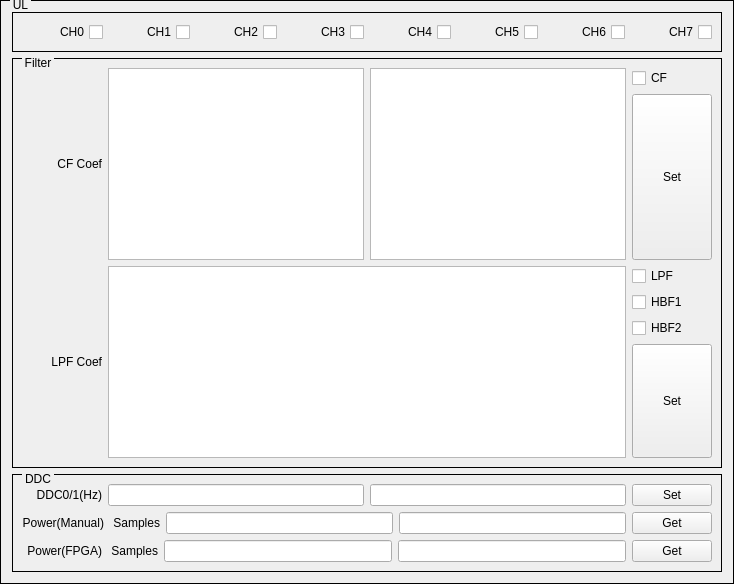
    <widget class="QGroupBox" name="groupBoxUL">
     <property name="styleSheet">
      <string notr="true">QGroupBox{ border:1px solid black; margin-top:0.5ex; }
QGroupBox::title { subcontrol-origin:margin; subcontrol-position:top left; top:-2px; left:10px; margin-left: 0px; padding:0 1px; }</string>
     </property>
     <property name="title">
      <string>UL</string>
     </property>
     <layout class="QVBoxLayout" name="verticalLayout_6">
      <item>
       <widget class="QGroupBox" name="groupBoxUL_CH">
        <property name="styleSheet">
         <string notr="true">QGroupBox{ border:1px solid black; margin-top:0.5ex; }
QGroupBox::title { subcontrol-origin:margin; subcontrol-position:top left; top:-2px; left:10px; margin-left: 0px; padding:0 1px; }</string>
        </property>
        <property name="title">
         <string/>
        </property>
        <layout class="QHBoxLayout" name="horizontalLayout_16">
         <item>
          <widget class="QCheckBox" name="checkBoxUL_CH0">
           <property name="layoutDirection">
            <enum>Qt::RightToLeft</enum>
           </property>
           <property name="text">
            <string>CH0</string>
           </property>
          </widget>
         </item>
         <item>
          <widget class="QCheckBox" name="checkBoxUL_CH1">
           <property name="layoutDirection">
            <enum>Qt::RightToLeft</enum>
           </property>
           <property name="text">
            <string>CH1</string>
           </property>
          </widget>
         </item>
         <item>
          <widget class="QCheckBox" name="checkBoxUL_CH2">
           <property name="layoutDirection">
            <enum>Qt::RightToLeft</enum>
           </property>
           <property name="text">
            <string>CH2</string>
           </property>
          </widget>
         </item>
         <item>
          <widget class="QCheckBox" name="checkBoxUL_CH3">
           <property name="layoutDirection">
            <enum>Qt::RightToLeft</enum>
           </property>
           <property name="text">
            <string>CH3</string>
           </property>
          </widget>
         </item>
         <item>
          <widget class="QCheckBox" name="checkBoxUL_CH4">
           <property name="layoutDirection">
            <enum>Qt::RightToLeft</enum>
           </property>
           <property name="text">
            <string>CH4</string>
           </property>
          </widget>
         </item>
         <item>
          <widget class="QCheckBox" name="checkBoxUL_CH5">
           <property name="layoutDirection">
            <enum>Qt::RightToLeft</enum>
           </property>
           <property name="text">
            <string>CH5</string>
           </property>
          </widget>
         </item>
         <item>
          <widget class="QCheckBox" name="checkBoxUL_CH6">
           <property name="layoutDirection">
            <enum>Qt::RightToLeft</enum>
           </property>
           <property name="text">
            <string>CH6</string>
           </property>
          </widget>
         </item>
         <item>
          <widget class="QCheckBox" name="checkBoxUL_CH7">
           <property name="layoutDirection">
            <enum>Qt::RightToLeft</enum>
           </property>
           <property name="text">
            <string>CH7</string>
           </property>
          </widget>
         </item>
        </layout>
       </widget>
      </item>
      <item>
       <widget class="QGroupBox" name="groupBoxUL_Filter">
        <property name="styleSheet">
         <string notr="true">QGroupBox{ border:1px solid black; margin-top:0.5ex; }
QGroupBox::title { subcontrol-origin:margin; subcontrol-position:top left; top:-2px; left:10px; margin-left: 0px; padding:0 1px; }</string>
        </property>
        <property name="title">
         <string>Filter</string>
        </property>
        <layout class="QVBoxLayout" name="verticalLayout_12">
         <item>
          <layout class="QHBoxLayout" name="horizontalLayout_17">
           <item>
            <layout class="QHBoxLayout" name="horizontalLayout_18">
             <item>
              <widget class="QLabel" name="labelUL_CF_Coef">
               <property name="sizePolicy">
                <sizepolicy hsizetype="Fixed" vsizetype="Fixed">
                 <horstretch>0</horstretch>
                 <verstretch>0</verstretch>
                </sizepolicy>
               </property>
               <property name="minimumSize">
                <size>
                 <width>80</width>
                 <height>0</height>
                </size>
               </property>
               <property name="text">
                <string>CF Coef</string>
               </property>
               <property name="alignment">
                <set>Qt::AlignRight|Qt::AlignTrailing|Qt::AlignVCenter</set>
               </property>
              </widget>
             </item>
             <item>
              <widget class="QTextEdit" name="textEditUL_CF_CoefReal"/>
             </item>
             <item>
              <widget class="QTextEdit" name="textEditUL_CF_CoefImag"/>
             </item>
            </layout>
           </item>
           <item>
            <layout class="QVBoxLayout" name="verticalLayout_8">
             <item>
              <widget class="QCheckBox" name="checkBoxUL_CF">
               <property name="text">
                <string>CF</string>
               </property>
              </widget>
             </item>
             <item>
              <widget class="QPushButton" name="pushButtonSetUL_CF">
               <property name="sizePolicy">
                <sizepolicy hsizetype="Fixed" vsizetype="Preferred">
                 <horstretch>0</horstretch>
                 <verstretch>0</verstretch>
                </sizepolicy>
               </property>
               <property name="text">
                <string>Set</string>
               </property>
              </widget>
             </item>
            </layout>
           </item>
          </layout>
         </item>
         <item>
          <layout class="QHBoxLayout" name="horizontalLayout_14">
           <item>
            <widget class="QLabel" name="labelUL_LPF_Coef">
             <property name="sizePolicy">
              <sizepolicy hsizetype="Fixed" vsizetype="Fixed">
               <horstretch>0</horstretch>
               <verstretch>0</verstretch>
              </sizepolicy>
             </property>
             <property name="minimumSize">
              <size>
               <width>80</width>
               <height>0</height>
              </size>
             </property>
             <property name="text">
              <string>LPF Coef</string>
             </property>
             <property name="alignment">
              <set>Qt::AlignRight|Qt::AlignTrailing|Qt::AlignVCenter</set>
             </property>
            </widget>
           </item>
           <item>
            <widget class="QTextEdit" name="textEditUL_LPF_Coef"/>
           </item>
           <item>
            <layout class="QVBoxLayout" name="verticalLayout_7">
             <item>
              <widget class="QCheckBox" name="checkBoxUL_LPF">
               <property name="text">
                <string>LPF</string>
               </property>
              </widget>
             </item>
             <item>
              <widget class="QCheckBox" name="checkBoxUL_HBF1">
               <property name="layoutDirection">
                <enum>Qt::LeftToRight</enum>
               </property>
               <property name="text">
                <string>HBF1</string>
               </property>
              </widget>
             </item>
             <item>
              <widget class="QCheckBox" name="checkBoxUL_HBF2">
               <property name="layoutDirection">
                <enum>Qt::LeftToRight</enum>
               </property>
               <property name="text">
                <string>HBF2</string>
               </property>
              </widget>
             </item>
             <item>
              <widget class="QPushButton" name="pushButtonSetUL_LPF">
               <property name="sizePolicy">
                <sizepolicy hsizetype="Fixed" vsizetype="Preferred">
                 <horstretch>0</horstretch>
                 <verstretch>0</verstretch>
                </sizepolicy>
               </property>
               <property name="text">
                <string>Set</string>
               </property>
              </widget>
             </item>
            </layout>
           </item>
          </layout>
         </item>
        </layout>
       </widget>
      </item>
      <item>
       <widget class="QGroupBox" name="groupBoxUL_DDC">
        <property name="styleSheet">
         <string notr="true">QGroupBox{ border:1px solid black; margin-top:0.5ex; }
QGroupBox::title { subcontrol-origin:margin; subcontrol-position:top left; top:-2px; left:10px; margin-left: 0px; padding:0 1px; }</string>
        </property>
        <property name="title">
         <string>DDC</string>
        </property>
        <layout class="QVBoxLayout" name="verticalLayout_2">
         <item>
          <layout class="QHBoxLayout" name="horizontalLayout_11">
           <item>
            <widget class="QLabel" name="labelUL_DDC0">
             <property name="sizePolicy">
              <sizepolicy hsizetype="Fixed" vsizetype="Fixed">
               <horstretch>0</horstretch>
               <verstretch>0</verstretch>
              </sizepolicy>
             </property>
             <property name="minimumSize">
              <size>
               <width>80</width>
               <height>0</height>
              </size>
             </property>
             <property name="text">
              <string>DDC0/1(Hz)</string>
             </property>
             <property name="alignment">
              <set>Qt::AlignRight|Qt::AlignTrailing|Qt::AlignVCenter</set>
             </property>
            </widget>
           </item>
           <item>
            <widget class="QLineEdit" name="lineEditUL_DDC0"/>
           </item>
           <item>
            <widget class="QLineEdit" name="lineEditUL_DDC1"/>
           </item>
           <item>
            <widget class="QPushButton" name="pushButtonSetUL_DDC">
             <property name="sizePolicy">
              <sizepolicy hsizetype="Fixed" vsizetype="Preferred">
               <horstretch>0</horstretch>
               <verstretch>0</verstretch>
              </sizepolicy>
             </property>
             <property name="text">
              <string>Set</string>
             </property>
            </widget>
           </item>
          </layout>
         </item>
         <item>
          <layout class="QHBoxLayout" name="horizontalLayout_19">
           <item>
            <widget class="QLabel" name="labelUL_PwrManual">
             <property name="sizePolicy">
              <sizepolicy hsizetype="Fixed" vsizetype="Fixed">
               <horstretch>0</horstretch>
               <verstretch>0</verstretch>
              </sizepolicy>
             </property>
             <property name="minimumSize">
              <size>
               <width>80</width>
               <height>0</height>
              </size>
             </property>
             <property name="text">
              <string>Power(Manual)</string>
             </property>
             <property name="alignment">
              <set>Qt::AlignRight|Qt::AlignTrailing|Qt::AlignVCenter</set>
             </property>
            </widget>
           </item>
           <item>
            <widget class="QLabel" name="labelUL_PwrManualSamples">
             <property name="sizePolicy">
              <sizepolicy hsizetype="Fixed" vsizetype="Fixed">
               <horstretch>0</horstretch>
               <verstretch>0</verstretch>
              </sizepolicy>
             </property>
             <property name="minimumSize">
              <size>
               <width>50</width>
               <height>0</height>
              </size>
             </property>
             <property name="text">
              <string>Samples</string>
             </property>
             <property name="alignment">
              <set>Qt::AlignRight|Qt::AlignTrailing|Qt::AlignVCenter</set>
             </property>
            </widget>
           </item>
           <item>
            <widget class="QLineEdit" name="lineEditUL_PwrManualSamples"/>
           </item>
           <item>
            <widget class="QLineEdit" name="lineEditUL_PwrManual"/>
           </item>
           <item>
            <widget class="QPushButton" name="pushButtonGetUL_PwrManual">
             <property name="sizePolicy">
              <sizepolicy hsizetype="Fixed" vsizetype="Preferred">
               <horstretch>0</horstretch>
               <verstretch>0</verstretch>
              </sizepolicy>
             </property>
             <property name="text">
              <string>Get</string>
             </property>
            </widget>
           </item>
          </layout>
         </item>
         <item>
          <layout class="QHBoxLayout" name="horizontalLayout_20">
           <item>
            <widget class="QLabel" name="labelUL_PwrFPGA">
             <property name="sizePolicy">
              <sizepolicy hsizetype="Fixed" vsizetype="Fixed">
               <horstretch>0</horstretch>
               <verstretch>0</verstretch>
              </sizepolicy>
             </property>
             <property name="minimumSize">
              <size>
               <width>80</width>
               <height>0</height>
              </size>
             </property>
             <property name="text">
              <string>Power(FPGA)</string>
             </property>
             <property name="alignment">
              <set>Qt::AlignRight|Qt::AlignTrailing|Qt::AlignVCenter</set>
             </property>
            </widget>
           </item>
           <item>
            <widget class="QLabel" name="labelUL_PwrFPGASamples">
             <property name="sizePolicy">
              <sizepolicy hsizetype="Fixed" vsizetype="Fixed">
               <horstretch>0</horstretch>
               <verstretch>0</verstretch>
              </sizepolicy>
             </property>
             <property name="minimumSize">
              <size>
               <width>50</width>
               <height>0</height>
              </size>
             </property>
             <property name="text">
              <string>Samples</string>
             </property>
             <property name="alignment">
              <set>Qt::AlignRight|Qt::AlignTrailing|Qt::AlignVCenter</set>
             </property>
            </widget>
           </item>
           <item>
            <widget class="QLineEdit" name="lineEditUL_PwrFPGASamples"/>
           </item>
           <item>
            <widget class="QLineEdit" name="lineEditUL_PwrFPGA"/>
           </item>
           <item>
            <widget class="QPushButton" name="pushButtonGetUL_PwrFPGA">
             <property name="sizePolicy">
              <sizepolicy hsizetype="Fixed" vsizetype="Preferred">
               <horstretch>0</horstretch>
               <verstretch>0</verstretch>
              </sizepolicy>
             </property>
             <property name="text">
              <string>Get</string>
             </property>
            </widget>
           </item>
          </layout>
         </item>
        </layout>
       </widget>
      </item>
     </layout>
    </widget>
